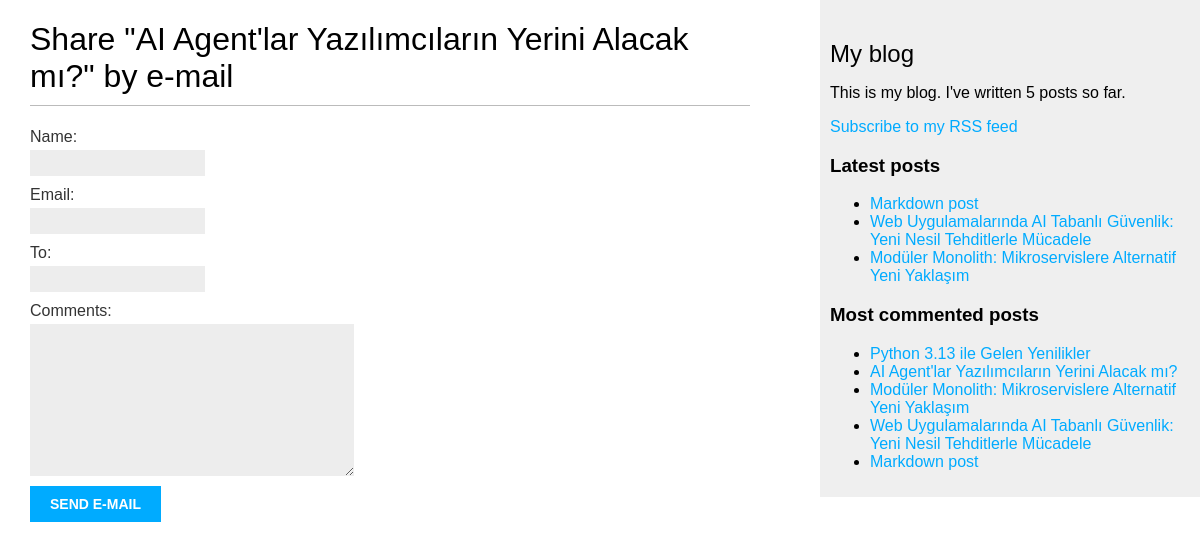
/blog/3/share/, run on the app's committed database.
### blog/models.py (models this page shows, shortened)
class Post(models.Model):
    tags = TaggableManager()
    class Status(models.TextChoices):
        DRAFT = 'DF', 'Draft'
        PUBLISHED = 'PB', 'Published'
    title = models.CharField(max_length=250)
    slug = models.SlugField(max_length=250,
                            unique_for_date='publish')
    author = models.ForeignKey(User,
                               on_delete=models.CASCADE,
                               related_name='blog_posts')
    body = models.TextField()
    publish = models.DateTimeField(default=timezone.now)
    created = models.DateTimeField(auto_now_add=True)
    updated = models.DateTimeField(auto_now=True)
    status = models.CharField(max_length=2,
                              choices=Status.choices,
                              default=Status.DRAFT)
    objects = models.Manager() # The default manager.
    published = PublishedManager() # Our custom manager.
    def get_absolute_url(self):
        return reverse('blog:post_detail',
                        args=[self.publish.year,
                              self.publish.month,
                              self.publish.day,
                              self.slug])

### blog/views.py (the view)
def post_share(request, post_id):
    post = get_object_or_404(Post, id=post_id, status=Post.Status.PUBLISHED)
    sent = False
    if request.method == 'POST':
        form = EmailPostForm(request.POST)
        if form.is_valid():
            cd = form.cleaned_data
            post_url = request.build_absolute_uri(
                post.get_absolute_url())
            subject = f"{cd['name']} recommends you read " \
                      f"{post.title}"
            message = f"Read {post.title} at {post_url}\n\n" \
                      f"{cd['name']}\'s comments: {cd['comments']}"
            send_mail(subject, message, 'irmak.sena25@gmail.com',
                      [cd['to']])
            sent = True
    else:
        form = EmailPostForm()
    return render(request, 'blog/post/share.html', {'post': post,
                                                    'form': form,
                                                    'sent': sent})

### blog/forms.py
class EmailPostForm(forms.Form):
    name = forms.CharField(max_length=25)
    email = forms.EmailField()
    to = forms.EmailField()
    comments = forms.CharField(required=False,
                               widget=forms.Textarea)

### blog/models.py (called while the page is built)
    def get_queryset(self):
        return super().get_queryset()\
            .filter(status=Post.Status.PUBLISHED)

### blog/templatetags/blog_tags.py (called while the page is built)
@register.simple_tag
def total_posts():
    return Post.published.count()

@register.inclusion_tag('blog/post/latest_posts.html')
def show_latest_posts(count=5):
    latest_posts = Post.published.order_by('-publish')[:count]
    return {'latest_posts': latest_posts}

@register.simple_tag
def get_most_commented_posts(count=5):
    return Post.published.annotate(
                total_comments=Count('comments')
           ).order_by('-total_comments')[:count]

### blog/templates/blog/post/share.html (shortened to what this page needs)
{% extends "blog/base.html" %}
{% block content %}
  {% if sent %}
    <h1>E-mail successfully sent</h1>
    <p>
    "{{ post.title }}" was successfully sent to {{ form.cleaned_data.to }}.
    </p>
  {% else %}
    <h1>Share "{{ post.title }}" by e-mail</h1>
    <form method="post">
      {{ form.as_p }}
      <input type="submit" value="Send e-mail">
    </form>
  {% endif %}
{% endblock %}

### blog/templates/blog/base.html (shortened to what this page needs)
{% load blog_tags %}
{% load static %}
<!DOCTYPE html>
<html>
  <head>
    <link href="{% static "css/blog.css" %}" rel="stylesheet">
  </head>
  <body>
    <div id="content">{% block content %} {% endblock %}</div>
    <div id="sidebar">
      <h2>My blog</h2>
      <p>
        This is my blog.
        I've written {% total_posts %} posts so far.
      </p>
      <p>
        <a href="{% url "blog:post_feed" %}">
        Subscribe to my RSS feed
        </a>
      </p>
      <h3>Latest posts</h3>
      {% show_latest_posts 3 %}
      <h3>Most commented posts</h3>
      {% get_most_commented_posts as most_commented_posts %}
      <ul>
        {% for post in most_commented_posts %}
        <li>
          <a href="{{ post.get_absolute_url }}">{{ post.title }}</a>
        </li>
      {% endfor %}
      </ul>
    </div>
  </body>
</html>

### blog/templates/blog/post/latest_posts.html
<ul>
    {% for post in latest_posts %}
     <li>
        <a href="{{ post.get_absolute_url }}">{{ post.title }}</a>
     </li>
    {% endfor %}
</ul>

### blog/static/css/blog.css (style rules this page uses)
body { margin:0; padding:0; font-family:helvetica, sans-serif; }
a { color:#00abff; text-decoration:none; }
h1 { font-weight:normal; border-bottom:1px solid #bbb; padding:0 0 10px 0; }
h2 { font-weight:normal; margin:30px 0 0; }
#content { float:left; width:60%; padding:0 0 0 30px; }
#sidebar { float:right; width:30%; padding:10px; background:#efefef; height:100%; }
label { float:left; clear:both; color:#333; margin-bottom:4px; }
input, textarea { clear:both; float:left; margin:0 0 10px; background:#ededed; border:0; padding:6px 10px; font-size:12px; }
input[type=submit] { font-weight:bold; background:#00abff; color:#fff; padding:10px 20px; font-size:14px; text-transform:uppercase; }

### data on the page
Post: title "AI Agent'lar Yazılımcıların Yerini Alacak mı?"
Post: title "Markdown post"
Post: title "Web Uygulamalarında AI Tabanlı Güvenlik: Yeni Nesil Tehditlerle Mücadele"
Post: title "Modüler Monolith: Mikroservislere Alternatif Yeni Yaklaşım"
Post: title "Python 3.13 ile Gelen Yenilikler"
